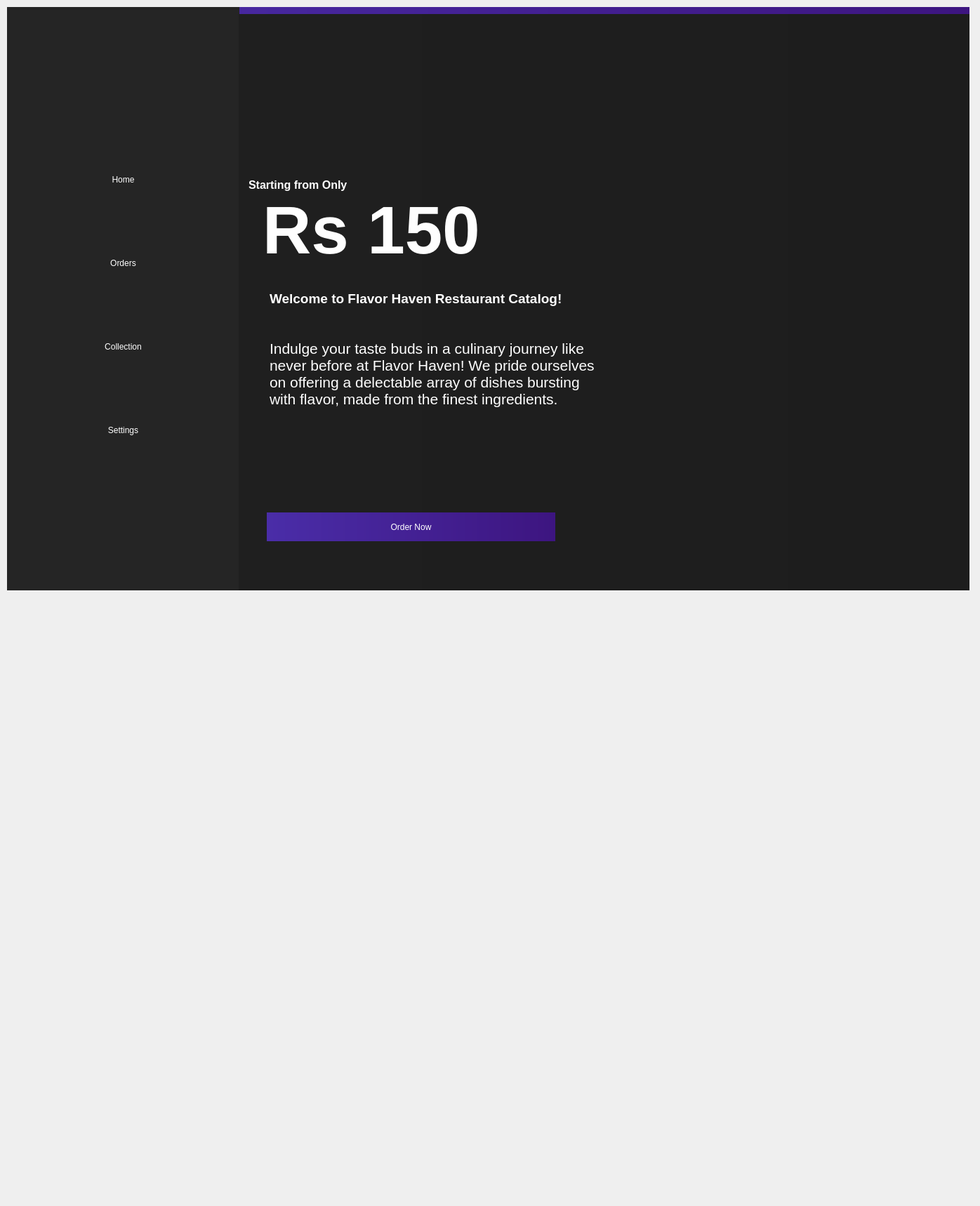
<?xml version="1.0" encoding="UTF-8"?>
<ui version="4.0">
 <class>MainWindow</class>
 <widget class="QMainWindow" name="MainWindow">
  <property name="geometry">
   <rect>
    <x>0</x>
    <y>0</y>
    <width>1396</width>
    <height>1718</height>
   </rect>
  </property>
  <property name="windowTitle">
   <string>MainWindow</string>
  </property>
  <widget class="QWidget" name="centralwidget">
   <widget class="QWidget" name="Background" native="true">
    <property name="geometry">
     <rect>
      <x>10</x>
      <y>10</y>
      <width>1371</width>
      <height>831</height>
     </rect>
    </property>
    <property name="styleSheet">
     <string notr="true">background-color: qlineargradient(spread:pad, x1:0, y1:0, x2:1, y2:0, stop:0 rgba(74, 45, 168, 255), stop:1 rgba(61, 21, 128, 255));</string>
    </property>
    <widget class="QWidget" name="Sidebar" native="true">
     <property name="geometry">
      <rect>
       <x>0</x>
       <y>0</y>
       <width>331</width>
       <height>831</height>
      </rect>
     </property>
     <property name="styleSheet">
      <string notr="true">background-color: rgb(37, 37, 37);
border:none;
button-radius:20px;
</string>
     </property>
     <widget class="QWidget" name="">
      <property name="geometry">
       <rect>
        <x>0</x>
        <y>140</y>
        <width>331</width>
        <height>571</height>
       </rect>
      </property>
      <layout class="QVBoxLayout" name="verticalLayout">
       <item>
        <widget class="QPushButton" name="pushButton_5">
         <property name="styleSheet">
          <string notr="true">font: 87 12pt &quot;Segoe UI Black&quot;;
color:white;
</string>
         </property>
         <property name="text">
          <string>Home</string>
         </property>
         <property name="icon">
          <iconset resource="../Resources.qrc">
           <normaloff>:/Svg White/Svg/Home.svg</normaloff>:/Svg White/Svg/Home.svg</iconset>
         </property>
         <property name="iconSize">
          <size>
           <width>30</width>
           <height>30</height>
          </size>
         </property>
         <property name="checkable">
          <bool>true</bool>
         </property>
        </widget>
       </item>
       <item>
        <widget class="QPushButton" name="pushButton_2">
         <property name="styleSheet">
          <string notr="true">font: 87 12pt &quot;Segoe UI Black&quot;;
color:white;
</string>
         </property>
         <property name="text">
          <string>Orders</string>
         </property>
         <property name="icon">
          <iconset resource="../Resources.qrc">
           <normaloff>:/Svg White/Svg/Services.svg</normaloff>:/Svg White/Svg/Services.svg</iconset>
         </property>
         <property name="iconSize">
          <size>
           <width>30</width>
           <height>30</height>
          </size>
         </property>
         <property name="checkable">
          <bool>true</bool>
         </property>
        </widget>
       </item>
       <item>
        <widget class="QPushButton" name="pushButton_4">
         <property name="styleSheet">
          <string notr="true">font: 87 12pt &quot;Segoe UI Black&quot;;
color:white;
</string>
         </property>
         <property name="text">
          <string>Collection</string>
         </property>
         <property name="icon">
          <iconset resource="../Resources.qrc">
           <normaloff>:/Svg White/Svg/Payments.svg</normaloff>:/Svg White/Svg/Payments.svg</iconset>
         </property>
         <property name="iconSize">
          <size>
           <width>30</width>
           <height>30</height>
          </size>
         </property>
         <property name="checkable">
          <bool>true</bool>
         </property>
        </widget>
       </item>
       <item>
        <widget class="QPushButton" name="pushButton_3">
         <property name="styleSheet">
          <string notr="true">font: 87 12pt &quot;Segoe UI Black&quot;;
color:white;
</string>
         </property>
         <property name="text">
          <string>Settings</string>
         </property>
         <property name="icon">
          <iconset resource="../Resources.qrc">
           <normaloff>:/Svg White/Svg/Settings.svg</normaloff>:/Svg White/Svg/Settings.svg</iconset>
         </property>
         <property name="iconSize">
          <size>
           <width>30</width>
           <height>30</height>
          </size>
         </property>
         <property name="checkable">
          <bool>true</bool>
         </property>
        </widget>
       </item>
      </layout>
     </widget>
    </widget>
    <widget class="QStackedWidget" name="stackedWidget">
     <property name="geometry">
      <rect>
       <x>330</x>
       <y>10</y>
       <width>1041</width>
       <height>821</height>
      </rect>
     </property>
     <property name="styleSheet">
      <string notr="true">background-color: qlineargradient(spread:pad, x1:0, y1:0, x2:1, y2:0, stop:0 rgba(31, 31, 31, 255), stop:1 rgba(29, 29, 29, 255));
</string>
     </property>
     <property name="currentIndex">
      <number>0</number>
     </property>
     <widget class="QWidget" name="Home">
      <widget class="QPushButton" name="pushButton">
       <property name="geometry">
        <rect>
         <x>40</x>
         <y>710</y>
         <width>411</width>
         <height>41</height>
        </rect>
       </property>
       <property name="styleSheet">
        <string notr="true">background-color: qlineargradient(spread:pad, x1:0, y1:0, x2:1, y2:0, stop:0 rgba(74, 45, 168, 255), stop:1 rgba(61, 21, 128, 255));
color:white;
font: 75 14pt &quot;Arial&quot;;
border:none;</string>
       </property>
       <property name="text">
        <string>Order Now</string>
       </property>
      </widget>
      <widget class="QLabel" name="label_6">
       <property name="geometry">
        <rect>
         <x>410</x>
         <y>170</y>
         <width>641</width>
         <height>551</height>
        </rect>
       </property>
       <property name="styleSheet">
        <string notr="true">background-color: transparent</string>
       </property>
       <property name="text">
        <string/>
       </property>
       <property name="pixmap">
        <pixmap resource="../Resources.qrc">:/Pictures/Png/burger-png-png-images-yellow-images-12.png</pixmap>
       </property>
       <property name="scaledContents">
        <bool>true</bool>
       </property>
      </widget>
      <widget class="QTextBrowser" name="textBrowser_5">
       <property name="geometry">
        <rect>
         <x>10</x>
         <y>230</y>
         <width>221</width>
         <height>51</height>
        </rect>
       </property>
       <property name="styleSheet">
        <string notr="true">border:none;
background-color: transparent</string>
       </property>
       <property name="html">
        <string>&lt;!DOCTYPE HTML PUBLIC &quot;-//W3C//DTD HTML 4.0//EN&quot; &quot;http://www.w3.org/TR/REC-html40/strict.dtd&quot;&gt;
&lt;html&gt;&lt;head&gt;&lt;meta name=&quot;qrichtext&quot; content=&quot;1&quot; /&gt;&lt;style type=&quot;text/css&quot;&gt;
p, li { white-space: pre-wrap; }
&lt;/style&gt;&lt;/head&gt;&lt;body style=&quot; font-family:'MS Shell Dlg 2'; font-size:7.8pt; font-weight:400; font-style:normal;&quot;&gt;
&lt;p style=&quot; margin-top:0px; margin-bottom:0px; margin-left:0px; margin-right:0px; -qt-block-indent:0; text-indent:0px;&quot;&gt;&lt;span style=&quot; font-size:12pt; font-weight:600; color:#fefefe;&quot;&gt;Starting from Only&lt;/span&gt;&lt;/p&gt;
&lt;p style=&quot;-qt-paragraph-type:empty; margin-top:0px; margin-bottom:0px; margin-left:0px; margin-right:0px; -qt-block-indent:0; text-indent:0px; color:#fefefe;&quot;&gt;&lt;br /&gt;&lt;/p&gt;&lt;/body&gt;&lt;/html&gt;</string>
       </property>
      </widget>
      <widget class="QTextBrowser" name="textBrowser_3">
       <property name="geometry">
        <rect>
         <x>30</x>
         <y>250</y>
         <width>441</width>
         <height>171</height>
        </rect>
       </property>
       <property name="styleSheet">
        <string notr="true">border:none;
background-color: transparent</string>
       </property>
       <property name="html">
        <string>&lt;!DOCTYPE HTML PUBLIC &quot;-//W3C//DTD HTML 4.0//EN&quot; &quot;http://www.w3.org/TR/REC-html40/strict.dtd&quot;&gt;
&lt;html&gt;&lt;head&gt;&lt;meta name=&quot;qrichtext&quot; content=&quot;1&quot; /&gt;&lt;style type=&quot;text/css&quot;&gt;
p, li { white-space: pre-wrap; }
&lt;/style&gt;&lt;/head&gt;&lt;body style=&quot; font-family:'MS Shell Dlg 2'; font-size:7.8pt; font-weight:400; font-style:normal;&quot;&gt;
&lt;p style=&quot; margin-top:0px; margin-bottom:0px; margin-left:0px; margin-right:0px; -qt-block-indent:0; text-indent:0px;&quot;&gt;&lt;span style=&quot; font-size:72pt; font-weight:600; color:#fefefe;&quot;&gt;Rs 150&lt;/span&gt;&lt;/p&gt;&lt;/body&gt;&lt;/html&gt;</string>
       </property>
      </widget>
      <widget class="QTextBrowser" name="textBrowser_4">
       <property name="geometry">
        <rect>
         <x>40</x>
         <y>390</y>
         <width>491</width>
         <height>311</height>
        </rect>
       </property>
       <property name="styleSheet">
        <string notr="true">border:none;
background-color: transparent
</string>
       </property>
       <property name="html">
        <string>&lt;!DOCTYPE HTML PUBLIC &quot;-//W3C//DTD HTML 4.0//EN&quot; &quot;http://www.w3.org/TR/REC-html40/strict.dtd&quot;&gt;
&lt;html&gt;&lt;head&gt;&lt;meta name=&quot;qrichtext&quot; content=&quot;1&quot; /&gt;&lt;style type=&quot;text/css&quot;&gt;
p, li { white-space: pre-wrap; }
&lt;/style&gt;&lt;/head&gt;&lt;body style=&quot; font-family:'MS Shell Dlg 2'; font-size:7.8pt; font-weight:400; font-style:normal;&quot;&gt;
&lt;p style=&quot; margin-top:12px; margin-bottom:12px; margin-left:0px; margin-right:0px; -qt-block-indent:0; text-indent:0px;&quot;&gt;&lt;span style=&quot; font-size:14pt; font-weight:600; color:#fefefe;&quot;&gt;Welcome to Flavor Haven Restaurant Catalog!&lt;/span&gt;&lt;/p&gt;
&lt;p style=&quot;-qt-paragraph-type:empty; margin-top:12px; margin-bottom:12px; margin-left:0px; margin-right:0px; -qt-block-indent:0; text-indent:0px; font-size:14pt; font-weight:600; color:#fefefe;&quot;&gt;&lt;br /&gt;&lt;/p&gt;
&lt;p style=&quot; margin-top:12px; margin-bottom:12px; margin-left:0px; margin-right:0px; -qt-block-indent:0; text-indent:0px;&quot;&gt;&lt;span style=&quot; font-size:16pt; color:#fefefe;&quot;&gt;Indulge your taste buds in a culinary journey like never before at Flavor Haven! We pride ourselves on offering a delectable array of dishes bursting with flavor, made from the finest ingredients.&lt;/span&gt;&lt;/p&gt;&lt;/body&gt;&lt;/html&gt;</string>
       </property>
      </widget>
     </widget>
     <widget class="QWidget" name="Orders"/>
     <widget class="QWidget" name="Collections">
      <widget class="QLabel" name="label">
       <property name="geometry">
        <rect>
         <x>30</x>
         <y>20</y>
         <width>131</width>
         <height>31</height>
        </rect>
       </property>
       <property name="font">
        <font>
         <family>Impact</family>
         <pointsize>16</pointsize>
         <weight>50</weight>
         <italic>false</italic>
         <bold>false</bold>
        </font>
       </property>
       <property name="styleSheet">
        <string notr="true">background-color:transparent;
font: 16pt &quot;Impact&quot;;
color:white;</string>
       </property>
       <property name="text">
        <string>Collection</string>
       </property>
      </widget>
      <widget class="QWidget" name="widget" native="true">
       <property name="geometry">
        <rect>
         <x>30</x>
         <y>80</y>
         <width>621</width>
         <height>80</height>
        </rect>
       </property>
       <property name="styleSheet">
        <string notr="true">background-color: rgb(37, 37, 37);</string>
       </property>
       <widget class="QLabel" name="label_2">
        <property name="geometry">
         <rect>
          <x>10</x>
          <y>20</y>
          <width>181</width>
          <height>31</height>
         </rect>
        </property>
        <property name="font">
         <font>
          <family>Bahnschrift Condensed</family>
          <pointsize>18</pointsize>
          <weight>9</weight>
          <italic>false</italic>
          <bold>false</bold>
         </font>
        </property>
        <property name="styleSheet">
         <string notr="true">background-color:transparent;
font: 75 18pt &quot;Bahnschrift Condensed&quot;;
color:white;</string>
        </property>
        <property name="text">
         <string>Income &amp; Sales</string>
        </property>
       </widget>
       <widget class="QLabel" name="label_7">
        <property name="geometry">
         <rect>
          <x>230</x>
          <y>20</y>
          <width>181</width>
          <height>31</height>
         </rect>
        </property>
        <property name="font">
         <font>
          <family>Bahnschrift Condensed</family>
          <pointsize>18</pointsize>
          <weight>9</weight>
          <italic>false</italic>
          <bold>false</bold>
         </font>
        </property>
        <property name="styleSheet">
         <string notr="true">background-color:transparent;
font: 75 18pt &quot;Bahnschrift Condensed&quot;;
color: rgb(18, 174, 95);</string>
        </property>
        <property name="text">
         <string>Rs:              5000</string>
        </property>
       </widget>
       <widget class="QLabel" name="label_8">
        <property name="geometry">
         <rect>
          <x>430</x>
          <y>20</y>
          <width>181</width>
          <height>31</height>
         </rect>
        </property>
        <property name="font">
         <font>
          <family>Bahnschrift Condensed</family>
          <pointsize>18</pointsize>
          <weight>9</weight>
          <italic>false</italic>
          <bold>false</bold>
         </font>
        </property>
        <property name="styleSheet">
         <string notr="true">background-color:transparent;
font: 75 18pt &quot;Bahnschrift Condensed&quot;;
color: rgb(243, 83, 88);</string>
        </property>
        <property name="text">
         <string>Rs:              5000</string>
        </property>
       </widget>
      </widget>
      <widget class="QWidget" name="widget_2" native="true">
       <property name="geometry">
        <rect>
         <x>680</x>
         <y>80</y>
         <width>341</width>
         <height>301</height>
        </rect>
       </property>
       <property name="styleSheet">
        <string notr="true">background-color: qlineargradient(spread:pad, x1:0, y1:0, x2:1, y2:0, stop:0 rgba(74, 45, 168, 255), stop:1 rgba(61, 21, 128, 255));
</string>
       </property>
      </widget>
      <widget class="QWidget" name="widget_3" native="true">
       <property name="geometry">
        <rect>
         <x>680</x>
         <y>390</y>
         <width>341</width>
         <height>321</height>
        </rect>
       </property>
       <property name="styleSheet">
        <string notr="true">background-color: rgb(37, 37, 37);</string>
       </property>
      </widget>
      <widget class="QWidget" name="widget_5" native="true">
       <property name="geometry">
        <rect>
         <x>30</x>
         <y>180</y>
         <width>621</width>
         <height>371</height>
        </rect>
       </property>
       <property name="styleSheet">
        <string notr="true">background-color: rgb(37, 37, 37);</string>
       </property>
       <widget class="QLabel" name="label_9">
        <property name="geometry">
         <rect>
          <x>20</x>
          <y>20</y>
          <width>181</width>
          <height>31</height>
         </rect>
        </property>
        <property name="font">
         <font>
          <family>Bahnschrift Condensed</family>
          <pointsize>16</pointsize>
          <weight>9</weight>
          <italic>false</italic>
          <bold>false</bold>
         </font>
        </property>
        <property name="styleSheet">
         <string notr="true">background-color:transparent;
font: 75 16pt &quot;Bahnschrift Condensed&quot;;
color:white;</string>
        </property>
        <property name="text">
         <string>Transaction</string>
        </property>
        <property name="scaledContents">
         <bool>true</bool>
        </property>
       </widget>
      </widget>
      <widget class="QPushButton" name="pushButton_6">
       <property name="geometry">
        <rect>
         <x>680</x>
         <y>730</y>
         <width>341</width>
         <height>61</height>
        </rect>
       </property>
       <property name="styleSheet">
        <string notr="true">background-color: qlineargradient(spread:pad, x1:0, y1:0, x2:1, y2:0, stop:0 rgba(74, 45, 168, 255), stop:1 rgba(61, 21, 128, 255));
font: 20pt &quot;MS Shell Dlg 2&quot;;
color:white;</string>
       </property>
       <property name="text">
        <string>Add New Card</string>
       </property>
      </widget>
      <widget class="QWidget" name="widget_6" native="true">
       <property name="geometry">
        <rect>
         <x>30</x>
         <y>580</y>
         <width>621</width>
         <height>211</height>
        </rect>
       </property>
       <property name="styleSheet">
        <string notr="true">background-color: rgb(37, 37, 37);</string>
       </property>
      </widget>
     </widget>
    </widget>
    <widget class="QLabel" name="label_5">
     <property name="geometry">
      <rect>
       <x>1260</x>
       <y>10</y>
       <width>21</width>
       <height>21</height>
      </rect>
     </property>
     <property name="styleSheet">
      <string notr="true">background-color: transparent</string>
     </property>
     <property name="text">
      <string/>
     </property>
     <property name="pixmap">
      <pixmap resource="../Resources.qrc">:/Svg White/Svg/Notifications.svg</pixmap>
     </property>
     <property name="scaledContents">
      <bool>true</bool>
     </property>
    </widget>
    <widget class="QLabel" name="label_3">
     <property name="geometry">
      <rect>
       <x>1340</x>
       <y>10</y>
       <width>21</width>
       <height>21</height>
      </rect>
     </property>
     <property name="styleSheet">
      <string notr="true">background-color: transparent</string>
     </property>
     <property name="text">
      <string/>
     </property>
     <property name="pixmap">
      <pixmap resource="../Resources.qrc">:/Svg White/Svg/Power.svg</pixmap>
     </property>
     <property name="scaledContents">
      <bool>true</bool>
     </property>
    </widget>
    <widget class="QLabel" name="label_4">
     <property name="geometry">
      <rect>
       <x>1300</x>
       <y>10</y>
       <width>21</width>
       <height>21</height>
      </rect>
     </property>
     <property name="styleSheet">
      <string notr="true">background-color: transparent</string>
     </property>
     <property name="text">
      <string/>
     </property>
     <property name="pixmap">
      <pixmap resource="../Resources.qrc">:/Svg White/Svg/Settings.svg</pixmap>
     </property>
     <property name="scaledContents">
      <bool>true</bool>
     </property>
    </widget>
   </widget>
  </widget>
 </widget>
 <resources>
  <include location="../Resources.qrc"/>
 </resources>
 <connections/>
</ui>
